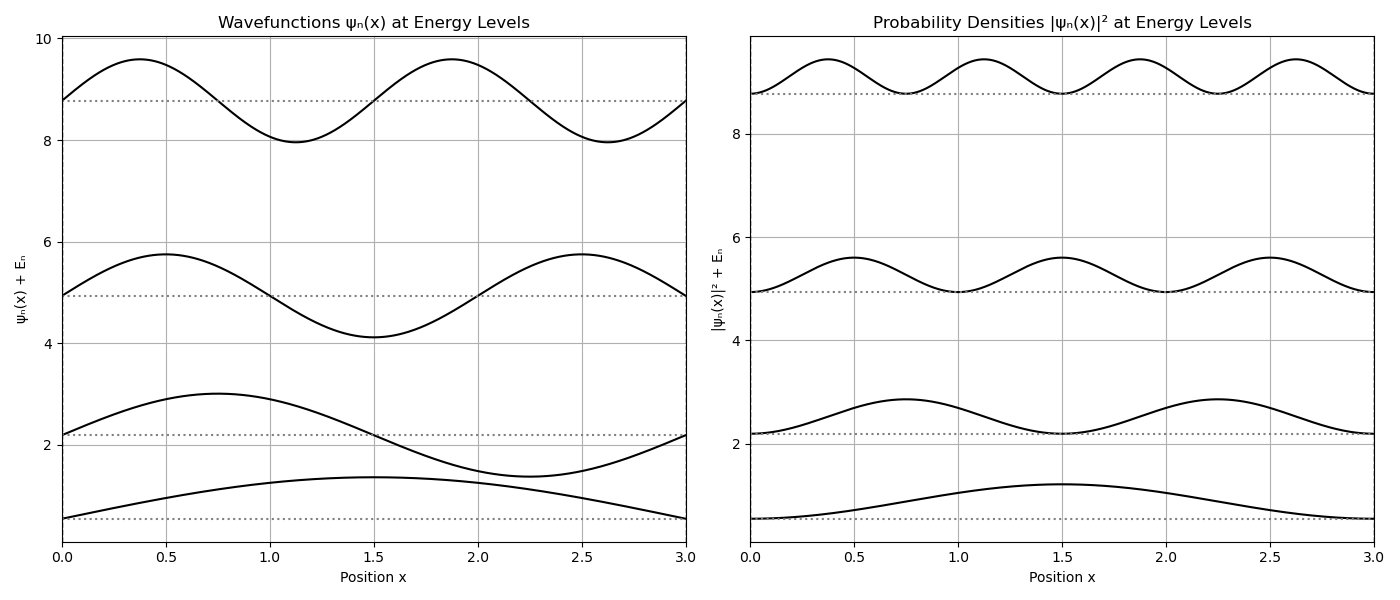

This chart was generated by the following Python code:
import numpy as np
import matplotlib.pyplot as plt

# Parameters
L = 3.0              # Length of the box
n_max = 4            # Number of states to plot
x = np.linspace(0, L, 1000)

# Define wavefunction
def psi(n, x, L):
    return np.sqrt(2 / L) * np.sin(n * np.pi * x / L)

# Define energy levels (natural units)
def energy(n, L):
    hbar = 1.0
    m = 1.0
    return (n**2 * np.pi**2 * hbar**2) / (2 * m * L**2)

# Set up side-by-side plots
fig, (ax1, ax2) = plt.subplots(1, 2, figsize=(14, 6))

for n in range(1, n_max + 1):
    E_n = energy(n, L)
    psi_n = psi(n, x, L)
    density_n = psi_n**2

    # Left: Wavefunctions offset by energy
    ax1.plot(x, psi_n + E_n, color='k', label=f'n={n}')
    ax1.hlines(E_n, 0, L, colors='gray', linestyles='dotted')

    # Right: Densities offset by energy
    ax2.plot(x, density_n + E_n, color='k', label=f'n={n}')
    ax2.hlines(E_n, 0, L, colors='gray', linestyles='dotted')

# Formatting
for ax, title, ylabel in zip(
        [ax1, ax2],
        ["Wavefunctions ψₙ(x) at Energy Levels", "Probability Densities |ψₙ(x)|² at Energy Levels"],
        ["ψₙ(x) + Eₙ", "|ψₙ(x)|² + Eₙ"]
    ):
    ax.set_xlim(0, L)
    ax.set_xlabel("Position x")
    ax.set_ylabel(ylabel)
    ax.set_title(title)
    #ax.legend()
    ax.grid(True)
    ax.axvline(0, color='k', linestyle='--', linewidth=1)
    ax.axvline(L, color='k', linestyle='--', linewidth=1)

plt.tight_layout()
plt.show()
